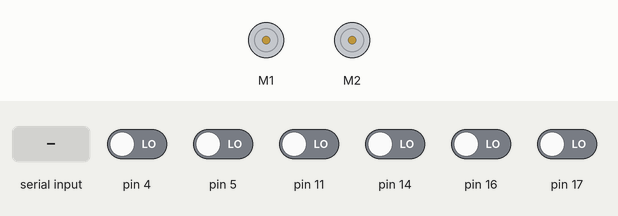
Simulated run of this sketch. Board: Arduino Uno, built with avr-gcc and run on an emulated ATmega328P. Shown: 2 × DC motor (green arrow = forward, orange = backward, longer = faster). The test bench sets the inputs (shaded band); at power-on: pin 4, pin 5, pin 11, pin 14, pin 16, pin 17 LOW. What the sketch prints to the serial monitor is not drawn.

Above: at 1.2 s.
1.3 s: "W" received over Serial
At 2.3 s:
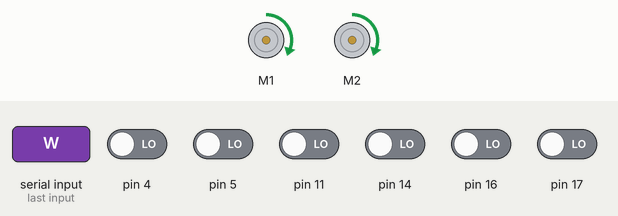
14.8 s: "S" received over Serial
At 15.6 s:
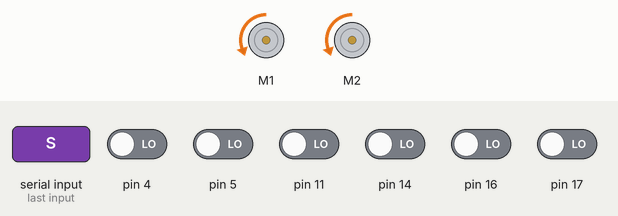
Timing chart, 0 to 17.3 s (numbered marks = the images above; inputs shaded):
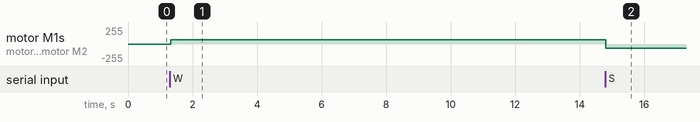

The sketch:

ZumoRC.ino
```cpp
#pragma region Includes
#include <Wire.h>
#include <ZumoShield.h>
#pragma endregion Includes

#define NUM_SENSORS 6
#define MAX_SPEED 400


String input;
String output;
ZumoReflectanceSensorArray reflectanceSensors;
ZumoMotors zMotors;
unsigned int sensor_values[NUM_SENSORS];


void setup() {
  Serial.begin(9600);
    Serial.setTimeout(10);
  reflectanceSensors.init();
}

void loop() {

    input = Serial.readString();
    if(input == "W")
    {
        zMotors.setSpeeds(100, 100);
    }
    else if (input == "S")
    {
        zMotors.setSpeeds(-100, -100);
    }
    else if (input == "D")
    {
        zMotors.setSpeeds(100, -100);
    }
    else if (input == "A")
    {
        zMotors.setSpeeds(-100, 100);
    }
    else if (input == "F")
    {
        zMotors.setSpeeds(0, 0);
    }

    reflectanceSensors.read(sensor_values);
    output = "";
    for(int i = 0; i < NUM_SENSORS; i++)
    {
        output += sensor_values[i];
        output += ",";
    }
    Serial.println(output);
    delay(15);
}
```

Measured:
- after the input at 1.3 s, motor M1, motor M2: stopped → forward 63/255 at once
- after the input at 14.8 s, motor M1, motor M2: forward 63/255 → backward 63/255 at once
